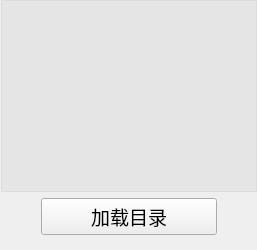
  <widget class="QDockWidget" name="dockWidget_2">
   <property name="minimumSize">
    <size>
     <width>200</width>
     <height>183</height>
    </size>
   </property>
   <property name="font">
    <font>
     <family>楷体</family>
     <pointsize>14</pointsize>
    </font>
   </property>
   <property name="floating">
    <bool>false</bool>
   </property>
   <property name="allowedAreas">
    <set>Qt::LeftDockWidgetArea|Qt::RightDockWidgetArea</set>
   </property>
   <property name="windowTitle">
    <string>工作目录</string>
   </property>
   <attribute name="dockWidgetArea">
    <number>1</number>
   </attribute>
   <widget class="QWidget" name="dockWidgetContents_2">
    <layout class="QVBoxLayout" name="verticalLayout">
     <property name="leftMargin">
      <number>1</number>
     </property>
     <property name="topMargin">
      <number>0</number>
     </property>
     <property name="rightMargin">
      <number>0</number>
     </property>
     <property name="bottomMargin">
      <number>15</number>
     </property>
     <item>
      <widget class="QTreeView" name="treeView">
       <property name="font">
        <font>
         <family>楷体</family>
         <pointsize>10</pointsize>
        </font>
       </property>
       <property name="autoFillBackground">
        <bool>true</bool>
       </property>
       <property name="styleSheet">
        <string notr="true">background-color: rgba(188, 188, 188, 0.1);</string>
       </property>
       <attribute name="headerVisible">
        <bool>true</bool>
       </attribute>
      </widget>
     </item>
     <item>
      <layout class="QHBoxLayout" name="horizontalLayout_16">
       <property name="leftMargin">
        <number>40</number>
       </property>
       <property name="rightMargin">
        <number>40</number>
       </property>
       <item>
        <widget class="QPushButton" name="pushButton_4">
         <property name="maximumSize">
          <size>
           <width>16777215</width>
           <height>16777215</height>
          </size>
         </property>
         <property name="font">
          <font>
           <family>楷体</family>
           <pointsize>14</pointsize>
          </font>
         </property>
         <property name="text">
          <string>加载目录</string>
         </property>
        </widget>
       </item>
      </layout>
     </item>
    </layout>
   </widget>
  </widget>
